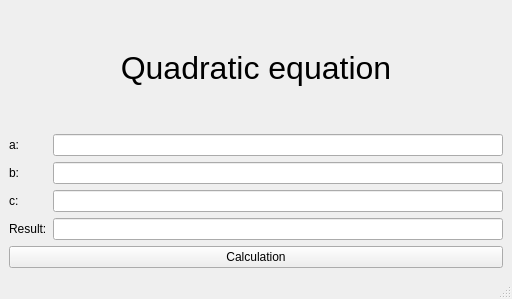
<?xml version="1.0" encoding="UTF-8"?>
<ui version="4.0">
 <class>MainWindow</class>
 <widget class="QMainWindow" name="MainWindow">
  <property name="geometry">
   <rect>
    <x>0</x>
    <y>0</y>
    <width>512</width>
    <height>299</height>
   </rect>
  </property>
  <property name="windowTitle">
   <string>MainWindow</string>
  </property>
  <widget class="QWidget" name="centralwidget">
   <layout class="QVBoxLayout" name="verticalLayout_2">
    <item>
     <layout class="QVBoxLayout" name="verticalLayout">
      <item>
       <widget class="QLabel" name="label">
        <property name="text">
         <string>&lt;html&gt;&lt;head/&gt;&lt;body&gt;&lt;p align=&quot;center&quot;&gt;&lt;span style=&quot; font-size:24pt;&quot;&gt;Quadratic equation&lt;/span&gt;&lt;/p&gt;&lt;/body&gt;&lt;/html&gt;</string>
        </property>
       </widget>
      </item>
      <item>
       <layout class="QFormLayout" name="formLayout_2">
        <item row="0" column="0">
         <widget class="QLabel" name="aLabel">
          <property name="text">
           <string>a:</string>
          </property>
         </widget>
        </item>
        <item row="0" column="1">
         <widget class="QLineEdit" name="aLineEdit"/>
        </item>
        <item row="1" column="0">
         <widget class="QLabel" name="bLabel">
          <property name="text">
           <string>b:</string>
          </property>
         </widget>
        </item>
        <item row="1" column="1">
         <widget class="QLineEdit" name="bLineEdit"/>
        </item>
        <item row="2" column="0">
         <widget class="QLabel" name="cLabel">
          <property name="text">
           <string>c:</string>
          </property>
         </widget>
        </item>
        <item row="2" column="1">
         <widget class="QLineEdit" name="cLineEdit"/>
        </item>
        <item row="3" column="0">
         <widget class="QLabel" name="resultLabel">
          <property name="text">
           <string>Result:</string>
          </property>
         </widget>
        </item>
        <item row="3" column="1">
         <widget class="QLineEdit" name="resultLineEdit"/>
        </item>
        <item row="4" column="0" colspan="2">
         <widget class="QPushButton" name="pushButton">
          <property name="text">
           <string>Calculation</string>
          </property>
         </widget>
        </item>
       </layout>
      </item>
     </layout>
    </item>
   </layout>
  </widget>
  <widget class="QMenuBar" name="menubar">
   <property name="geometry">
    <rect>
     <x>0</x>
     <y>0</y>
     <width>512</width>
     <height>24</height>
    </rect>
   </property>
  </widget>
  <widget class="QStatusBar" name="statusbar"/>
 </widget>
 <resources/>
 <connections/>
</ui>
